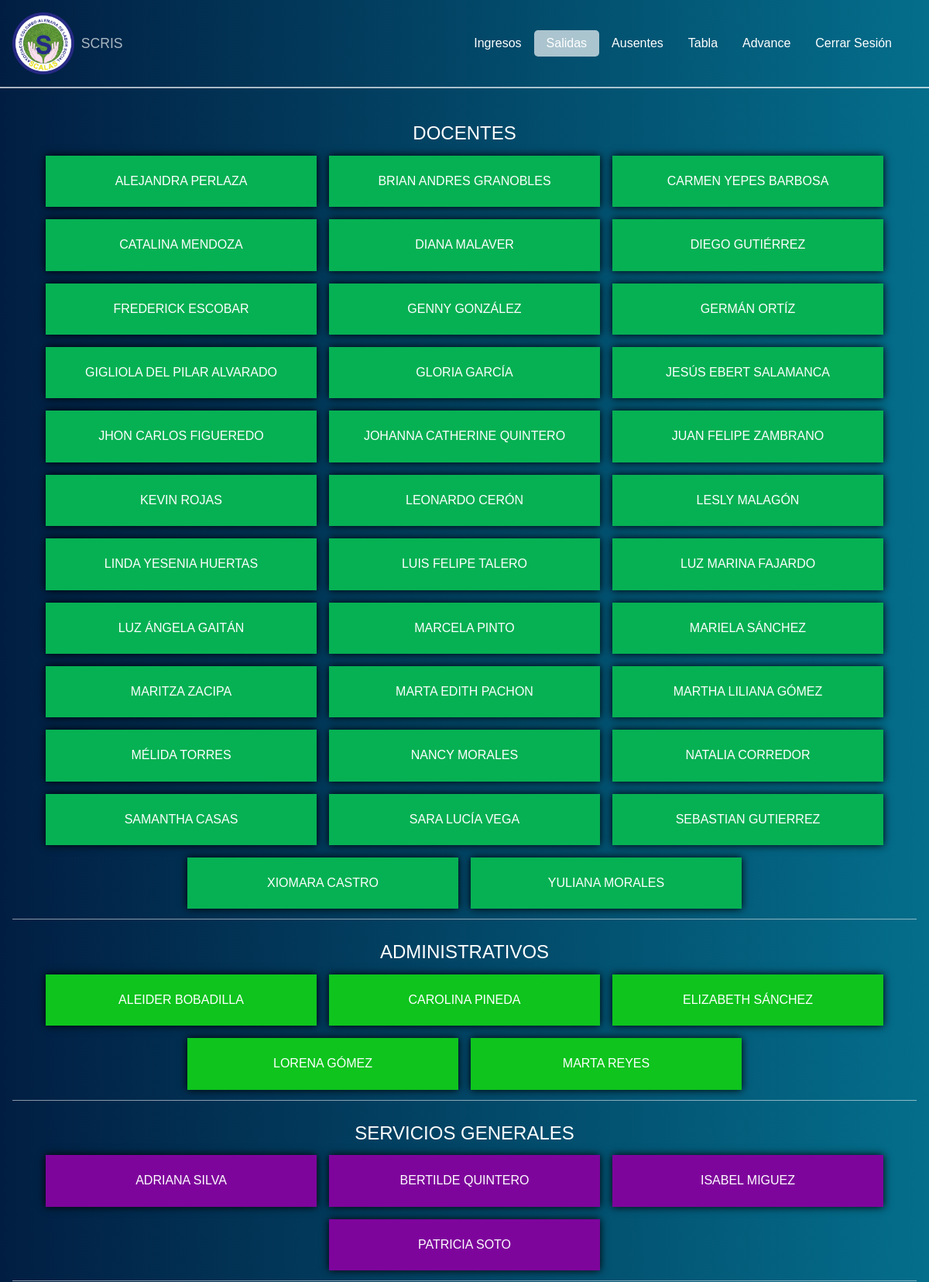
/salidas.php (signed in, upper part), run on the app's committed database.
### tables this page shows
CREATE TABLE "funcionarios" (
  "id" integer NOT NULL PRIMARY KEY AUTOINCREMENT,
  "nombre" text NOT NULL,
  "dependencia" text NOT NULL,
  "direccion" text NOT NULL,
  "asignatura" text NOT NULL,
  "placa" text NOT NULL,
  "observaciones" text NOT NULL
);

### salidas.php (the view, shortened to what this page needs)
<!DOCTYPE html>
<html lang="es">
<head>
    <link rel="stylesheet" href="css/normalize.css">
    <link rel="stylesheet" href="css/inicio.css">
</head>
<body>
    <header class="header">
        <div class="logo">
            <img src="img/logo.png" alt="">
            <h1>
                SCRIS
            </h1>
        </div>
        <nav class="nav">
            <a href="inicio.php" class="link__nav">Ingresos</a>
            <a href="salidas.php" class="link__nav link__nav--active">Salidas</a>
            <a href="ausentes.php" class="link__nav">Ausentes</a>
            <a href="tabla.php" class="link__nav">Tabla</a>
            <a href="avanzado.php" class="link__nav">Advance</a>
            <a href="cerrar.php" class="link__nav">Cerrar Sesión</a>
        </nav>
    </header>
    <section class="section">
        <div class="flex">
            <?php
            $directivos = "";
            $docentes = "";
            $serviciosGenerales = "";
            $administrativos = "";
            $funcionarioCafeteria = "";
            $seguridad = "";
            $mensajeria = "";
            $funcionarioExterno = "";
            $psicologia = "";
            $fecha_hoy = date("Y/m/d");
            $ruta = 'db/scris.db';
            $conexion = conectar($ruta);
            $sql = "SELECT * FROM funcionarios ORDER BY nombre ASC";
            $resultado = $conexion->query($sql);
            while ($fila = $resultado->fetch()) {
                $nombre = $fila['nombre'];
                $dependencia = $fila['dependencia'];
                $sql2 = "SELECT * FROM tabla WHERE fecha = '$fecha_hoy' AND nombre = '$nombre' AND (status = '1' OR status = '3')";
                $resultado2 = $conexion->query($sql2);
                $fila2 = $resultado2->fetch();
                if ($fila2 != null) {
                    if ($dependencia == "DIRECTIVO") {
                        $directivos .= '<button class="btn__funcionario directivo">' . $nombre . '</button>';
                    } else if ($dependencia == "DOCENTE") {
                        $docentes .= '<button class="btn__funcionario docente">' . $nombre . '</button>';
                    } else if ($dependencia == "SERVICIOS GENERALES") {
                        $serviciosGenerales .= '<button class="btn__funcionario sg">' . $nombre . '</button>';
                    } else if ($dependencia == "ADMINISTRATIVO") {
                        $administrativos .= '<button class="btn__funcionario administrativo">' . $nombre . '</button>';
                    } else if ($dependencia == "FUNCIONARIO CAFETERÍA") {
                        $funcionarioCafeteria .= '<button class="btn__funcionario fc">' . $nombre . '</button>';
                    } else if ($dependencia == "SEGURIDAD") {
                        $seguridad .= '<button class="btn__funcionario seguridad">' . $nombre . '</button>';
                    } else if ($dependencia == "MENSAJERÍA") {
                        $mensajeria .= '<button class="btn__funcionario mensajeria">' . $nombre . '</button>';
                    } else if ($dependencia == "FUNCIONARIO EXTERNO") {
                        $funcionarioExterno .= '<button class="btn__funcionario fe">' . $nombre . '</button>';
                    } else if ($dependencia == "PSICOLOGÍA") {
                        $psicologia .= '<button class="btn__funcionario psicologia">' . $nombre . '</button>';
                    }
                }
            }
            if ($docentes != "") {
                echo '<div class="funcionarios">
                <h2>Docentes</h2>
                <div class="funcionarios__lista">
                    ' . $docentes . '
                </div>
            </div>';
            }
            if ($administrativos != "") {
                echo '<div class="funcionarios">
                <h2>Administrativos</h2>
                <div class="funcionarios__lista">
                    ' . $administrativos . '
                </div>
            </div>';
            }
            if ($serviciosGenerales != "") {
                echo '<div class="funcionarios">
                <h2>Servicios Generales</h2>
                <div class="funcionarios__lista">
                    ' . $serviciosGenerales . '
                </div>
            </div>';
            }
            ?>
        </div>
    </section>
</body>
</html>

### css/inicio.css (style rules this page uses)
body { background: linear-gradient(to right, #011e42, #046e8b); }
.header { display: flex; justify-content: space-between; align-items: center; padding: 1em; border-bottom: 2px solid rgba(255, 255, 255, 0.6666666667); }
.header .logo { display: flex; align-items: center; }
.header .logo img { width: 80%; max-width: 80px; }
.header .logo h1 { color: rgba(255, 255, 255, 0.6666666667); font-size: 1.1em; margin-left: 0.5em; font-weight: 300; }
.header .nav { display: flex; align-items: center; margin-right: 1em; }
.header .nav .link__nav { display: inline-block; padding: 0.5em 1em; text-decoration: none; color: #fff; border-radius: 5px; }
.header .nav .link__nav--active { background: rgba(255, 255, 255, 0.6666666667); }
.section { padding: 1em; margin-bottom: 1em; }
.section .funcionarios { margin-top: 1em; border-bottom: 1px solid rgba(255, 255, 255, 0.5333333333); padding: 0.3em; }
.section .funcionarios h2 { text-align: center; font-size: 1.5em; font-weight: 300; padding: 0.3em; color: #fff; text-transform: uppercase; }
.section .funcionarios .funcionarios__lista { display: flex; width: 100%; justify-content: center; flex-wrap: wrap; }
.section .funcionarios .funcionarios__lista .btn__funcionario { display: inline-block; width: 350px; padding: 1.5em; border: none; outline: none; cursor: pointer; box-shadow: 0 0 10px #000; margin: 0.5em; color: #fff; }
.section .funcionarios .docente { background-color: #06b153; }
.section .funcionarios .sg { background-color: #7e059c; }
.section .funcionarios .administrativo { background-color: #0ec41d; }

### data on the page
funcionarios: nombre "ALEJANDRA PERLAZA"
funcionarios: nombre "BRIAN ANDRES GRANOBLES"
funcionarios: nombre "CARMEN YEPES BARBOSA"
funcionarios: nombre "CATALINA MENDOZA"
funcionarios: nombre "DIANA MALAVER"
funcionarios: nombre "DIEGO GUTIÉRREZ"
funcionarios: nombre "FREDERICK ESCOBAR"
funcionarios: nombre "GENNY GONZÁLEZ"
funcionarios: nombre "GERMÁN ORTÍZ"
funcionarios: nombre "GIGLIOLA DEL PILAR ALVARADO"
funcionarios: nombre "GLORIA GARCÍA"
funcionarios: nombre "JESÚS EBERT SALAMANCA"
funcionarios: nombre "JHON CARLOS FIGUEREDO"
funcionarios: nombre "JOHANNA CATHERINE QUINTERO"
funcionarios: nombre "JUAN FELIPE ZAMBRANO"
funcionarios: nombre "KEVIN ROJAS"
funcionarios: nombre "LEONARDO CERÓN"
funcionarios: nombre "LESLY MALAGÓN"
funcionarios: nombre "LINDA YESENIA HUERTAS"
funcionarios: nombre "LUIS FELIPE TALERO"
funcionarios: nombre "LUZ MARINA FAJARDO"
funcionarios: nombre "LUZ ÁNGELA GAITÁN"
funcionarios: nombre "MARCELA PINTO"
funcionarios: nombre "MARIELA SÁNCHEZ"
funcionarios: nombre "MARITZA ZACIPA"
funcionarios: nombre "MARTA EDITH PACHON"
funcionarios: nombre "MARTHA LILIANA GÓMEZ"
funcionarios: nombre "MÉLIDA TORRES"
funcionarios: nombre "NANCY MORALES"
funcionarios: nombre "NATALIA CORREDOR"
funcionarios: nombre "SAMANTHA CASAS"
funcionarios: nombre "SARA LUCÍA VEGA"
funcionarios: nombre "SEBASTIAN GUTIERREZ"
funcionarios: nombre "XIOMARA CASTRO"
funcionarios: nombre "YULIANA MORALES"
funcionarios: nombre "ALEIDER BOBADILLA"
funcionarios: nombre "CAROLINA PINEDA"
funcionarios: nombre "ELIZABETH SÁNCHEZ"
funcionarios: nombre "LORENA GÓMEZ"
funcionarios: nombre "MARTA REYES"
funcionarios: nombre "ADRIANA SILVA"
funcionarios: nombre "BERTILDE QUINTERO"
funcionarios: nombre "ISABEL MIGUEZ"
funcionarios: nombre "PATRICIA SOTO"
